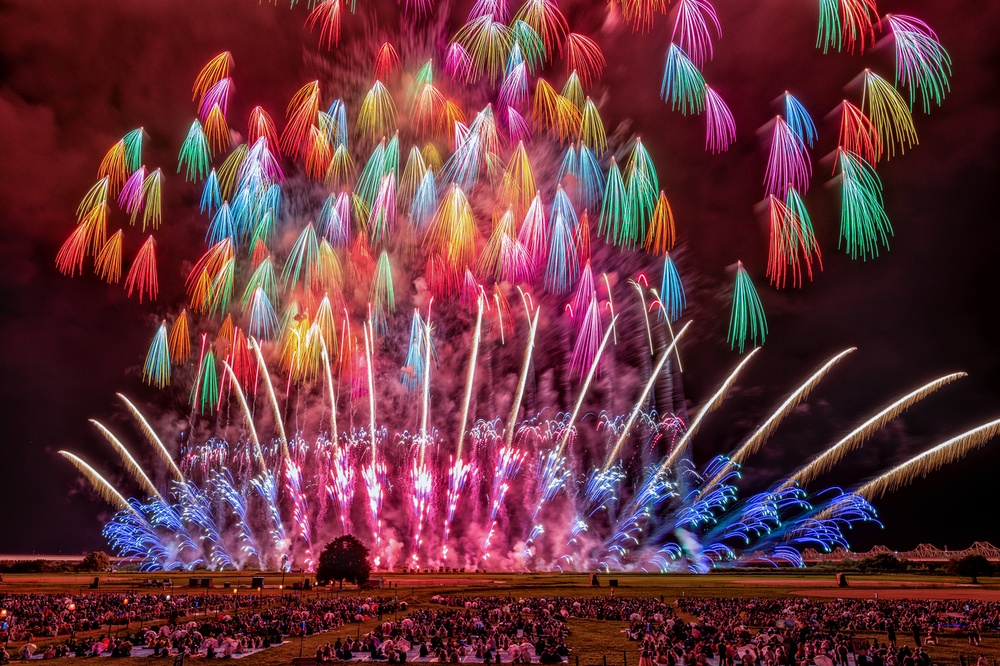
#> input picture chapter_12/sample.jpg, 1000 x 666 px, shrunk from 1280 x 853 before the run
$ python section_12_04_02.py
#> lines starting #> are read from the running program, lines starting #| are printed output that depends on the picture
from PIL import Image
import matplotlib.pyplot as plt

img = Image.open('sample.jpg')
#> img is the input picture: PIL image 1000x666 RGB; mean R, G, B 102.3, 51.1, 60.1
# img2 = img.rotate(45)
# plt.imshow(img2)
img_gray = img.convert('L')
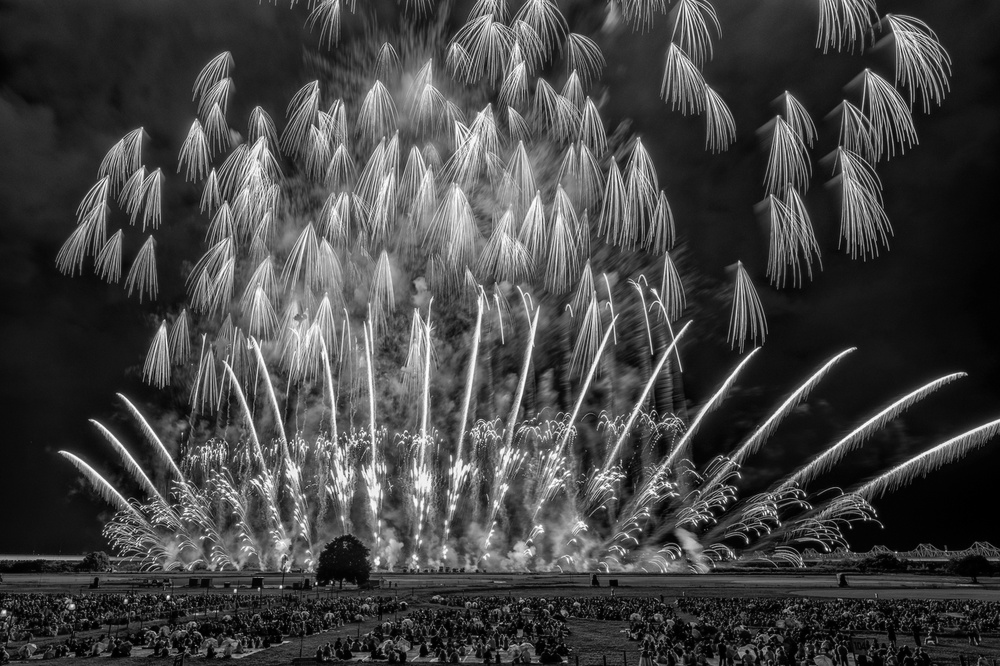
#> img_gray: PIL image 1000x666 L; min 0, max 255, mean 67.5
img_gray.save('sample.gray.jpg')
plt.imshow(img_gray, cmap='gray')
plt.show()
